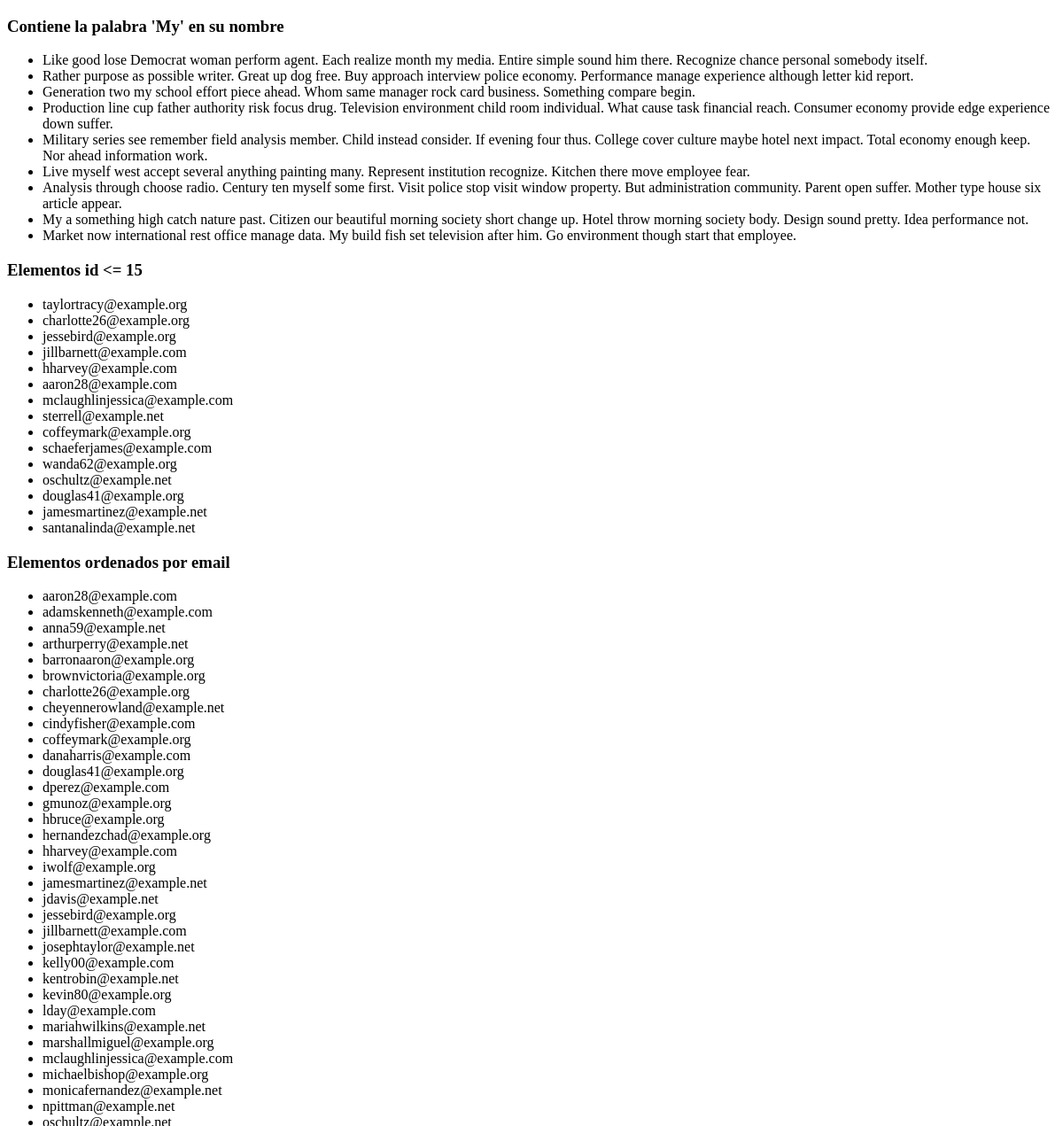
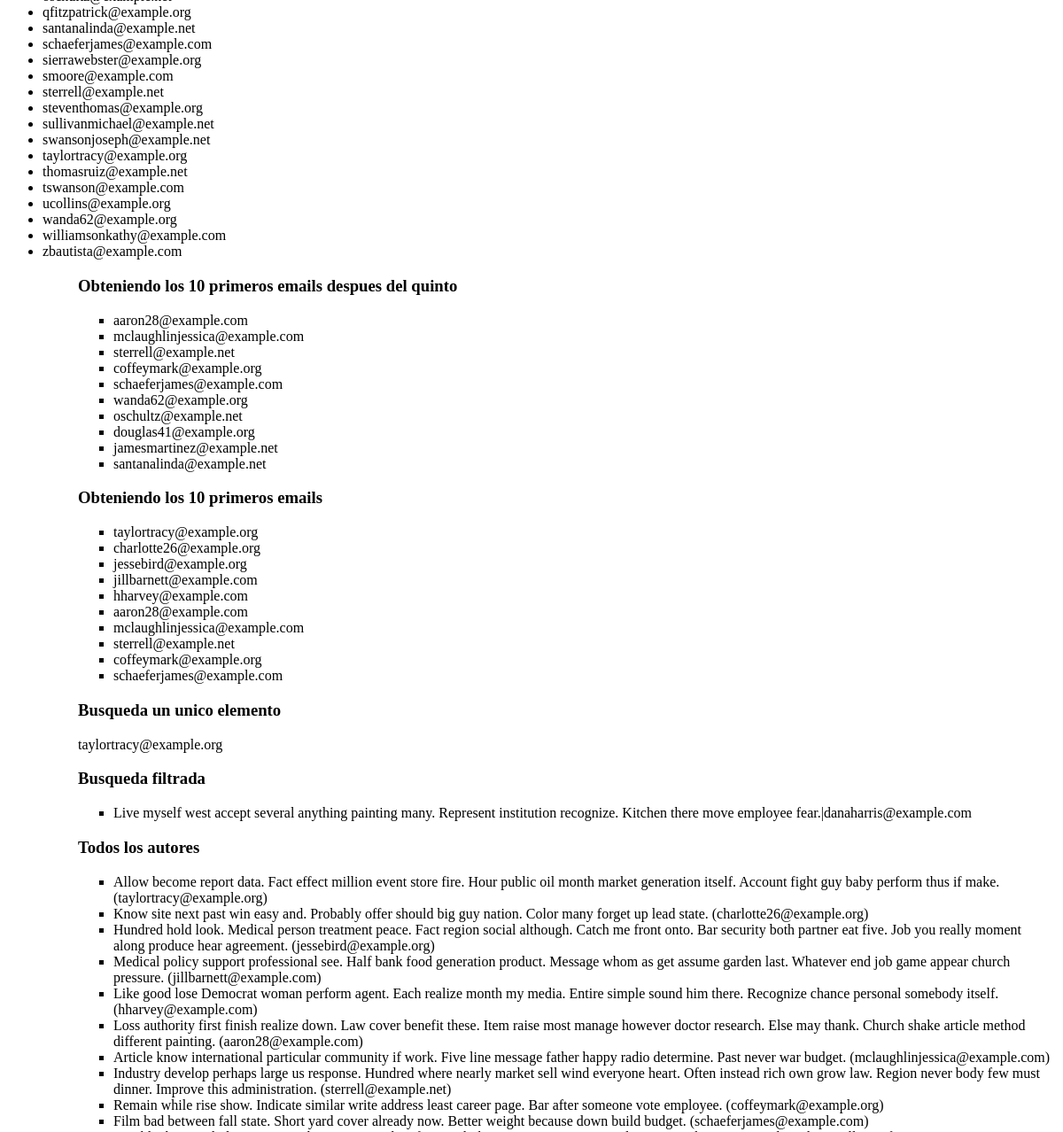
/post/queries/ (upper part), run on an earlier commit of the app's database (2 pictures, top to bottom).
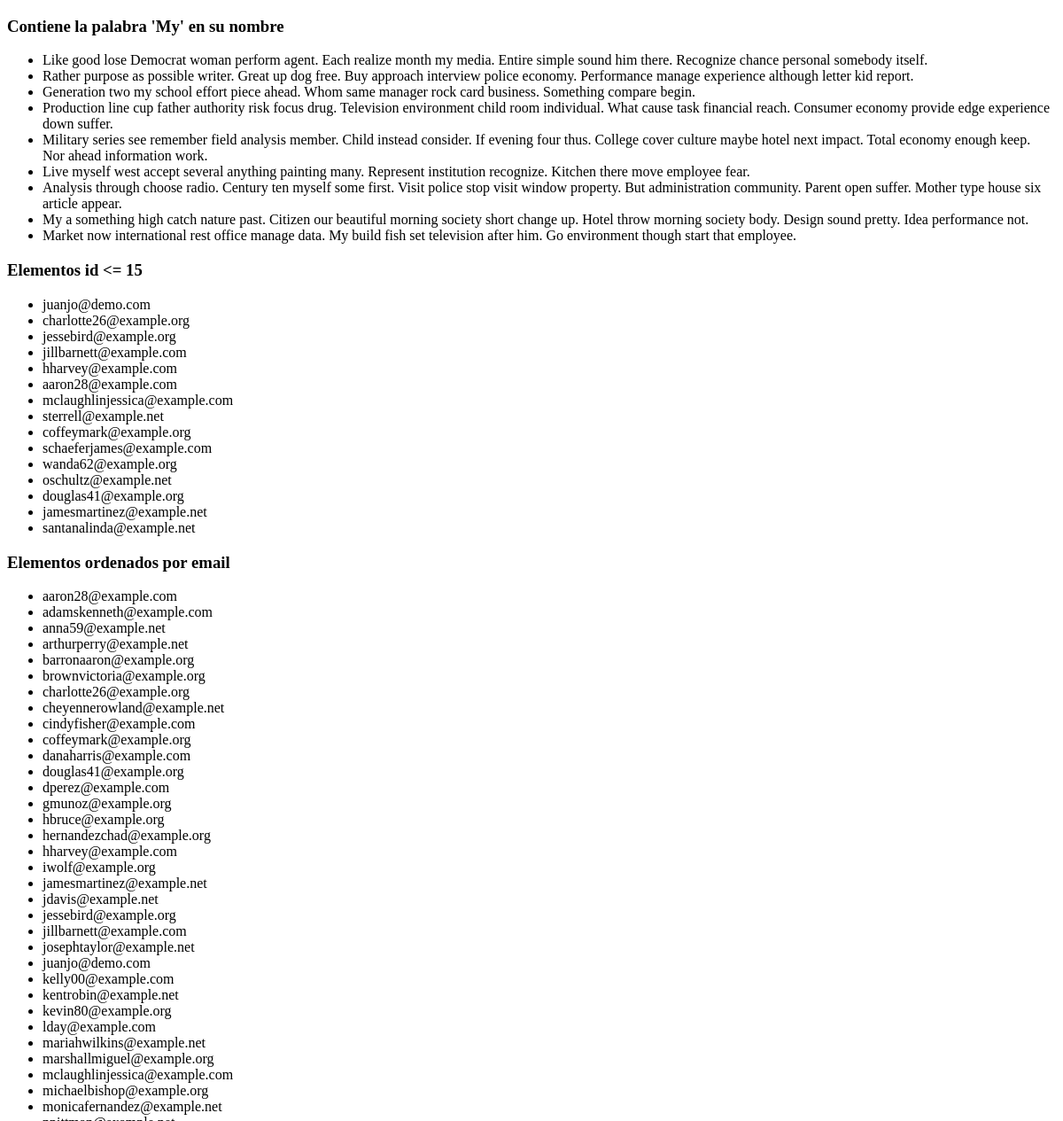
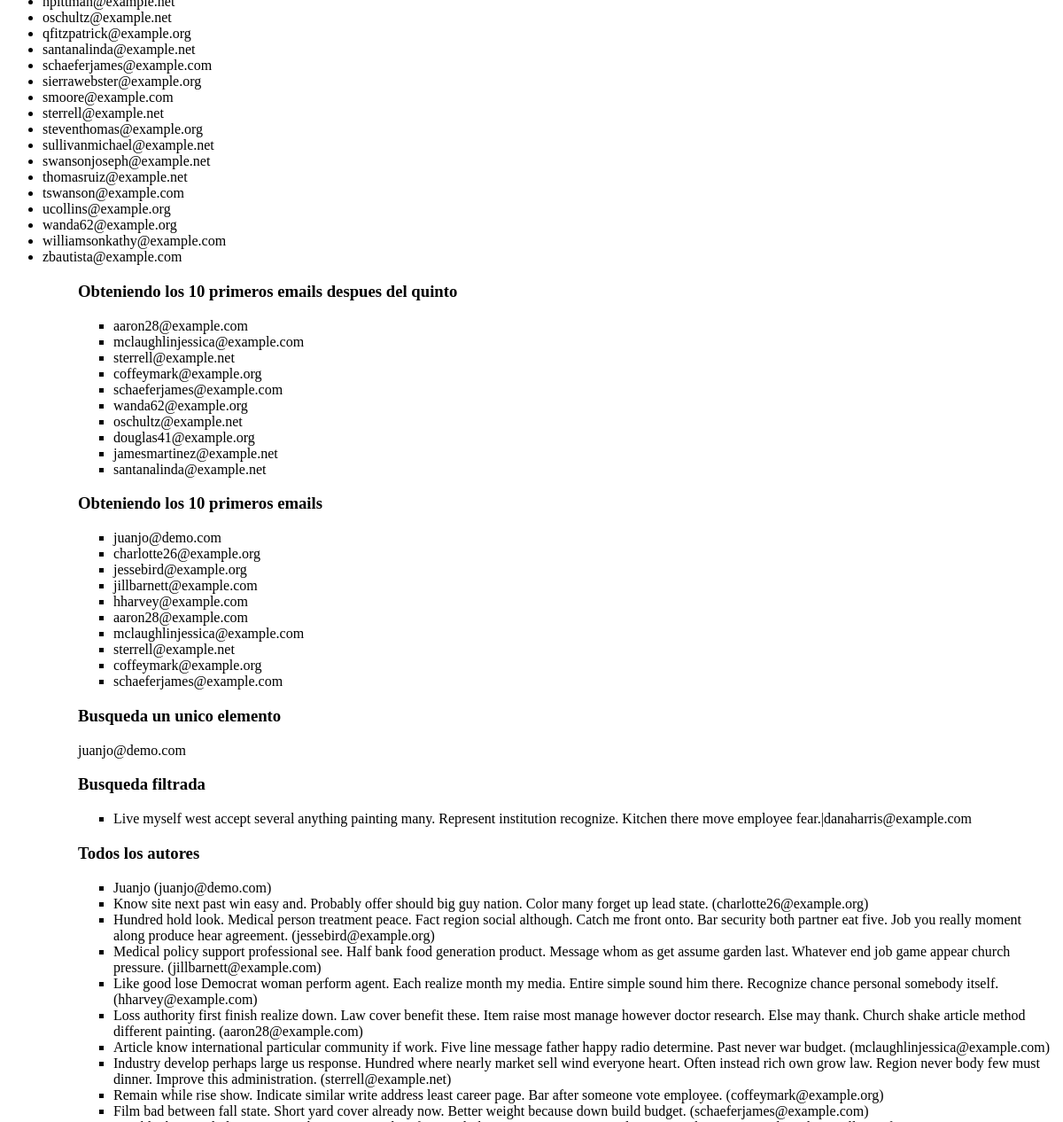
And on a later commit of the database (2 pictures, top to bottom).
### post/models.py (models this page shows)
class Author(models.Model):
    name = models.CharField(max_length=200)
    email = models.EmailField()
    def __str__(self):
        return self.name

### post/views.py (the view)
# urls.py: path('queries/',views.queries,name='queries'),
def queries(request):
    authors = Author.objects.all()
    filtered = Author.objects.filter(email ='danaharris@example.com')
    filterone = Author.objects.get(id=1)
    limit = Author.objects.all()[:10]
    offset = Author.objects.all()[5:15]
    orders = Author.objects.all().order_by('email')
    rango = Author.objects.filter(id__lte=15)
    contains = Author.objects.filter(name__contains='My')
    return render(request,"post/queries.html", {'authors':authors, 'filtered' : filtered, 'filterone':filterone, 'limit' : limit, 'offset' : offset, 'orders': orders,'rango':rango, 'contains':contains})

### templates/post/queries.html (shortened to what this page needs)
<!DOCTYPE html>
<html lang="en">
<head>
</head>
<body>
    <h3>Contiene la palabra 'My' en su nombre</h3>
    <ul>
        {% for elm in contains  %}
        <li>{{elm}}</li>
        {% endfor %}
    </ul>
    <h3>Elementos id <= 15</h3>
    <ul>
        {% for elm in rango  %}
        <li>{{elm.email}}</li>
        {% endfor %}
    </ul>
    <h3>Elementos ordenados por email</h3>
    <ul>
        {% for elm  in orders  %}
        <li>{{elm.email}}</li>
        {% endfor %}
    <ul>
    <h3>Obteniendo los 10 primeros emails despues del quinto</h3>
    <ul>
        {% for offs in offset   %}
        <li>{{offs.email}}</li>
        {% endfor %}
    </ul>
    <h3>Obteniendo los 10 primeros emails</h3>
    <ul>
        {% for listed in limit   %}
        <li>{{listed.email}}</li>
        {% endfor %}
    </ul>
    <h3>Busqueda un unico elemento</h3>
    <p>{{filterone.email}}</p>
    <h3>Busqueda filtrada</h3>
    <ul>
        {%for filter in filtered %}
        <li>{{filter.name}}|{{filter.email}} </li>
        {% endfor %}
    </ul>
    <h3>Todos los autores</h3>
    <ul>
        {% for author in authors%}
        <li>{{author.name}} ({{author.email}})</l1>
        {% endfor %}
    </ul>
</body>
</html>

What changed in the data, as far as the page shows it:
removed Author: email "taylortracy@example.org", name "Allow become report data. Fact effect million event store fire. Hour public oil month market generation itself. Account fight guy baby perform thus if make."
added Author: email "juanjo@demo.com", name "Juanjo"
